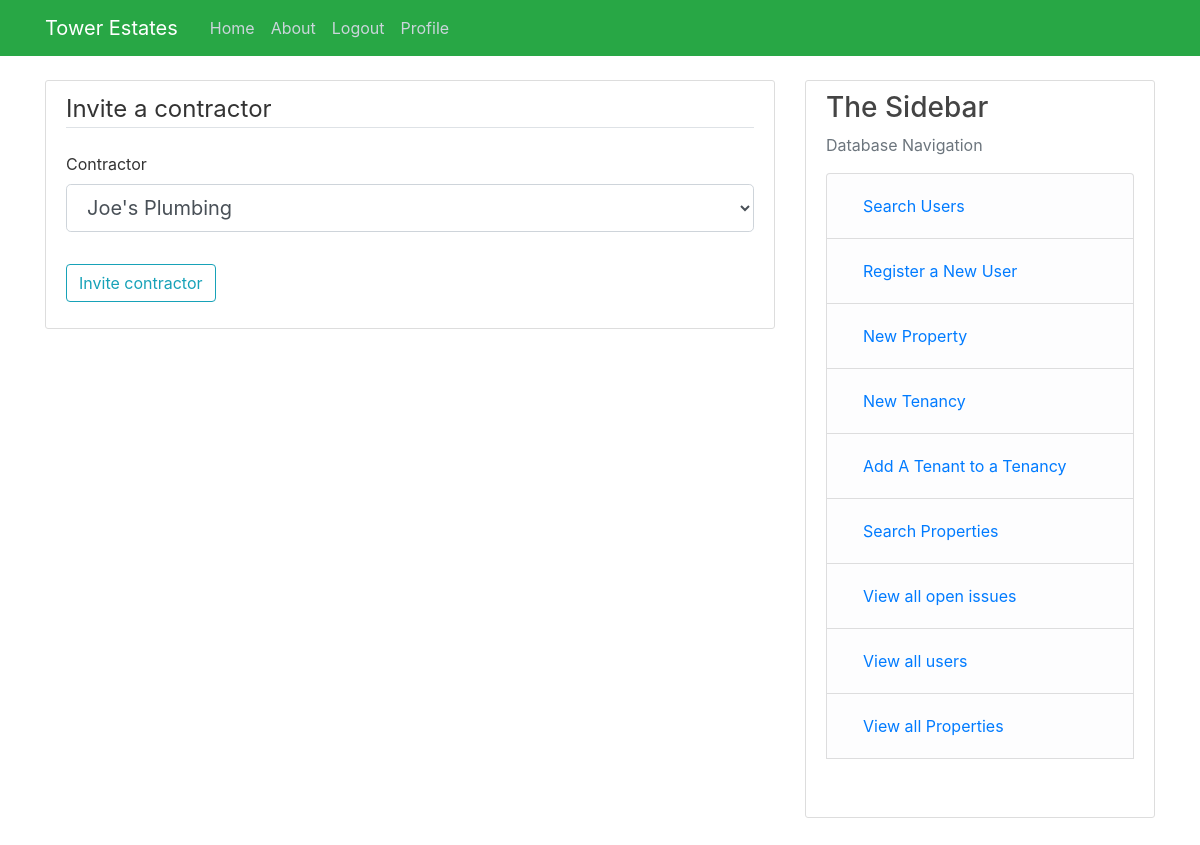
The app's page /Create_a_quote/1 (signed in), older data.
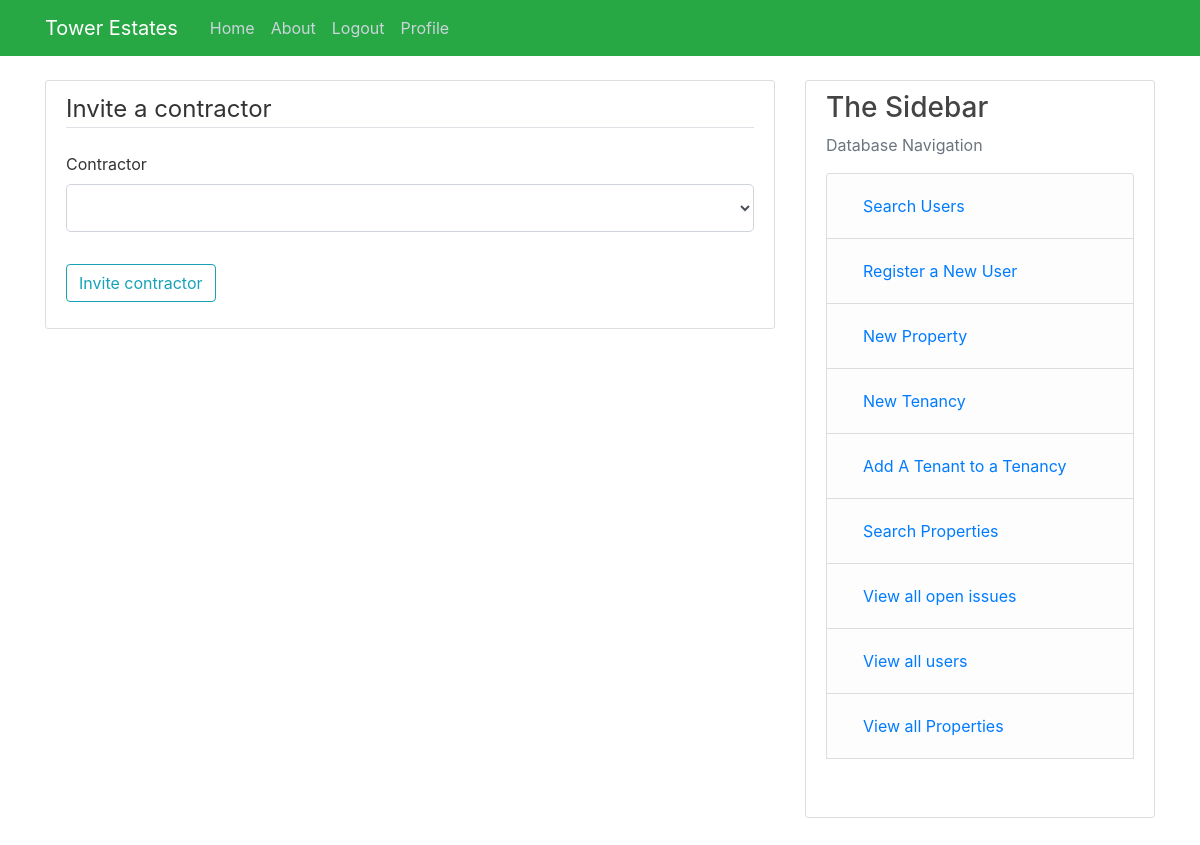
The same page, newer data.
### Tower/models.py (models this page shows, shortened)
class User(db.Model, UserMixin):  # User table
    user_id = db.Column(db.Integer, primary_key=True)
    name = db.Column(db.String(55), nullable=False)
    phone_number= db.Column(db.String(15), nullable=False)
    role= db.Column(db.String(12), nullable=False)
    email = db.Column(db.String(120), unique=True, nullable=False)
    business= db.Column(db.String(150), nullable=True)
    password = db.Column(db.String(64), nullable=False)
    properties = db.relationship("Properties",cascade="all, delete-orphan" ,backref="User", lazy=True)
    occupants = db.relationship("Tenancies", backref="User", secondary=occupants, lazy=True)
    contractor = db.relationship("Quotes", cascade="all, delete-orphan",backref="User", lazy=True)

### Tower/routes.py (the view, shortened to what this page needs)
@app.route("/Create_a_quote/<int:job_id>", methods=["GET", "POST"])  # Invites contractors
@login_required
def Invite_contractor(job_id):
    if current_user.role != ("Admin"):
        abort(403)
    form = Invite_Form()
    contractors = db.session.query(User).filter(User.role == ("Contractor")).all()  # List of contractors
    contractor_list = [(i.user_id, i.business) for i in contractors]  # Formats the list of contractors
    form.contractor.choices = contractor_list  # Adds the list to the choices on the form
    return render_template("Invite_contractor.html", title="Invite a contractor", form=form)

### Tower/forms.py
class Invite_Form(FlaskForm):
    contractor = SelectField("Contractor", coerce=str)
    submit = SubmitField("Invite contractor")

### Tower/models.py (called while the page is built)
@login_manager.user_loader
def load_user(user_id):
    return User.query.get(int(user_id))

### Tower/templates/Invite_contractor.html (shortened to what this page needs)
{% extends "layout.html" %}
{% block content %}
    <div class="content-section">
        <form method="POST" action="">
            <fieldset class="form-group">
                <legend class="border-bottom mb-4"> Invite a contractor </legend>
                <div class="form-group">
                {{ form.contractor.label(class="form-control-label") }}
                    {% if form.contractor.errors %}
                        {{ form.contractor(class="form-control form-control-lg is-invalid") }}
                        <div class="invalid-feedback">
                            {% for error in form.contractor.errors %}
                                <span>{{ error }}</span>
                            {% endfor %}
                        </div>
                    {% else %}
                        {{ form.contractor(class="form-control form-control-lg") }}
                    {% endif %}
                </div>
            </fieldset>
            <div class="form-group">
                {{ form.submit(class="btn btn-outline-info") }}
            </div>
        </form>
    </div>
{% endblock content %}

Row changes from the older to the newer data that the page shows:
removed User: contractor.label "Contractor"
Text that changed along with them:
form field contractor: "Joe's Plumbing" → (not shown)
text now shown: "Contractor"
